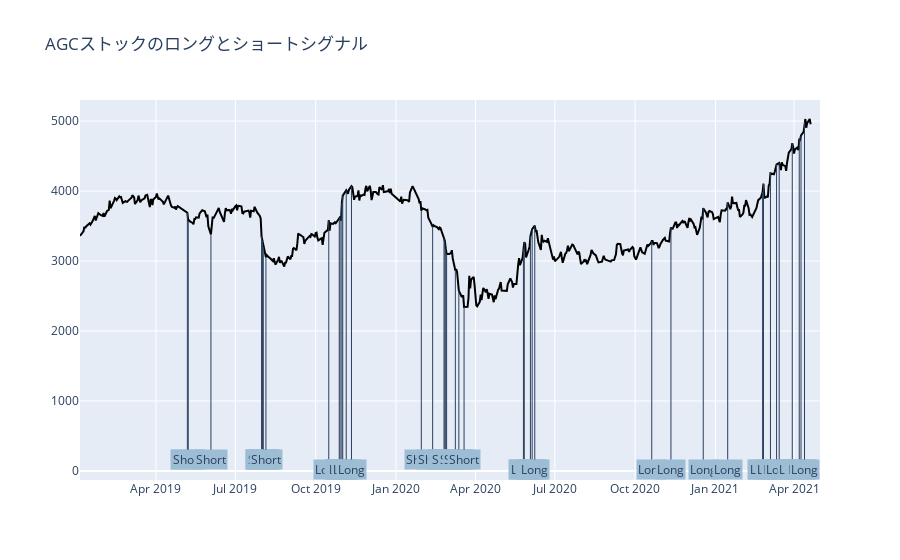

The notebook cell saved with this chart:
### Markdown cell above
### データ可視化
Let's compare the signals you generated against the close prices. This chart will show a lot of signals. Too many in fact. We'll talk about filtering the redundant signals in the next problem. 
生成したシグナルを終値と比較してみましょう。このチャートは多くの(実施には冗長なくらいの)シグナルを示します。このあと冗長なシグナルのフィルタリングについて説明します。

### Code cell
signal = get_long_short(close, lookback_high, lookback_low)
plot_signal(
    close[sample_ticker],
    signal[sample_ticker],
    f'{sample_ticker}ストックのロングとショートシグナル')

### Figure 1 — Plotly figure (JSON) as saved in the notebook; plotly's stock layout.template omitted (floating-point values rounded to 4 significant figures; data arrays with more than 128 entries replaced by an {"elided": "..."} marker saying what was removed)
{"data": [{"line": {"color": "black"}, "name": "Index", "type": "scatter", "x": {"elided": "558 str values"}, "y": {"elided": "558 int values"}}], "layout": {"annotations": [{"ax": 0, "ay": 20, "ayref": "y", "bgcolor": "#9dbdd5", "text": "Long", "x": "2019-10-16T00:00:00", "y": 3585}, {"ax": 0, "ay": 20, "ayref": "y", "bgcolor": "#9dbdd5", "text": "Long", "x": "2019-10-28T00:00:00", "y": 3610}, {"ax": 0, "ay": 20, "ayref": "y", "bgcolor": "#9dbdd5", "text": "Long", "x": "2019-10-29T00:00:00", "y": 3635}, {"ax": 0, "ay": 20, "ayref": "y", "bgcolor": "#9dbdd5", "text": "Long", "x": "2019-10-31T00:00:00", "y": 3830}, {"ax": 0, "ay": 20, "ayref": "y", "bgcolor": "#9dbdd5", "text": "Long", "x": "2019-11-01T00:00:00", "y": 3935}, {"ax": 0, "ay": 20, "ayref": "y", "bgcolor": "#9dbdd5", "text": "Long", "x": "2019-11-05T00:00:00", "y": 4010}, {"ax": 0, "ay": 20, "ayref": "y", "bgcolor": "#9dbdd5", "text": "Long", "x": "2019-11-11T00:00:00", "y": 4070}, {"ax": 0, "ay": 20, "ayref": "y", "bgcolor": "#9dbdd5", "text": "Long", "x": "2020-05-26T00:00:00", "y": 3175}, {"ax": 0, "ay": 20, "ayref": "y", "bgcolor": "#9dbdd5", "text": "Long", "x": "2020-05-27T00:00:00", "y": 3270}, {"ax": 0, "ay": 20, "ayref": "y", "bgcolor": "#9dbdd5", "text": "Long", "x": "2020-06-03T00:00:00", "y": 3355}, {"ax": 0, "ay": 20, "ayref": "y", "bgcolor": "#9dbdd5", "text": "Long", "x": "2020-06-05T00:00:00", "y": 3455}, {"ax": 0, "ay": 20, "ayref": "y", "bgcolor": "#9dbdd5", "text": "Long", "x": "2020-06-08T00:00:00", "y": 3505}, {"ax": 0, "ay": 20, "ayref": "y", "bgcolor": "#9dbdd5", "text": "Long", "x": "2020-10-20T00:00:00", "y": 3285}, {"ax": 0, "ay": 20, "ayref": "y", "bgcolor": "#9dbdd5", "text": "Long", "x": "2020-11-11T00:00:00", "y": 3480}, {"ax": 0, "ay": 20, "ayref": "y", "bgcolor": "#9dbdd5", "text": "Long", "x": "2020-12-18T00:00:00", "y": 3755}, {"ax": 0, "ay": 20, "ayref": "y", "bgcolor": "#9dbdd5", "text": "Long", "x": "2021-01-15T00:00:00", "y": 3840}, {"ax": 0, "ay": 20, "ayref": "y", "bgcolor": "#9dbdd5", "text": "Long", "x": "2021-02-24T00:00:00", "y": 3985}, {"ax": 0, "ay": 20, "ayref": "y", "bgcolor": "#9dbdd5", "text": "Long", "x": "2021-02-25T00:00:00", "y": 4105}, {"ax": 0, "ay": 20, "ayref": "y", "bgcolor": "#9dbdd5", "text": "Long", "x": "2021-03-05T00:00:00", "y": 4255}, {"ax": 0, "ay": 20, "ayref": "y", "bgcolor": "#9dbdd5", "text": "Long", "x": "2021-03-12T00:00:00", "y": 4380}, {"ax": 0, "ay": 20, "ayref": "y", "bgcolor": "#9dbdd5", "text": "Long", "x": "2021-03-15T00:00:00", "y": 4400}, {"ax": 0, "ay": 20, "ayref": "y", "bgcolor": "#9dbdd5", "text": "Long", "x": "2021-03-30T00:00:00", "y": 4685}, {"ax": 0, "ay": 20, "ayref": "y", "bgcolor": "#9dbdd5", "text": "Long", "x": "2021-04-07T00:00:00", "y": 4745}, {"ax": 0, "ay": 20, "ayref": "y", "bgcolor": "#9dbdd5", "text": "Long", "x": "2021-04-09T00:00:00", "y": 4795}, {"ax": 0, "ay": 20, "ayref": "y", "bgcolor": "#9dbdd5", "text": "Long", "x": "2021-04-13T00:00:00", "y": 4985}, {"ax": 0, "ay": 160, "ayref": "y", "bgcolor": "#9dbdd5", "text": "Short", "x": "2019-05-07T00:00:00", "y": 3690}, {"ax": 0, "ay": 160, "ayref": "y", "bgcolor": "#9dbdd5", "text": "Short", "x": "2019-05-08T00:00:00", "y": 3575}, {"ax": 0, "ay": 160, "ayref": "y", "bgcolor": "#9dbdd5", "text": "Short", "x": "2019-06-03T00:00:00", "y": 3380}, {"ax": 0, "ay": 160, "ayref": "y", "bgcolor": "#9dbdd5", "text": "Short", "x": "2019-07-31T00:00:00", "y": 3350}, {"ax": 0, "ay": 160, "ayref": "y", "bgcolor": "#9dbdd5", "text": "Short", "x": "2019-08-01T00:00:00", "y": 3290}, {"ax": 0, "ay": 160, "ayref": "y", "bgcolor": "#9dbdd5", "text": "Short", "x": "2019-08-02T00:00:00", "y": 3200}, {"ax": 0, "ay": 160, "ayref": "y", "bgcolor": "#9dbdd5", "text": "Short", "x": "2019-08-05T00:00:00", "y": 3055}, {"ax": 0, "ay": 160, "ayref": "y", "bgcolor": "#9dbdd5", "text": "Short", "x": "2020-01-30T00:00:00", "y": 3720}, {"ax": 0, "ay": 160, "ayref": "y", "bgcolor": "#9dbdd5", "text": "Short", "x": "2020-02-12T00:00:00", "y": 3490}, {"ax": 0, "ay": 160, "ayref": "y", "bgcolor": "#9dbdd5", "text": "Short", "x": "2020-02-25T00:00:00", "y": 3325}, {"ax": 0, "ay": 160, "ayref": "y", "bgcolor": "#9dbdd5", "text": "Short", "x": "2020-02-26T00:00:00", "y": 3285}, {"ax": 0, "ay": 160, "ayref": "y", "bgcolor": "#9dbdd5", "text": "Short", "x": "2020-02-27T00:00:00", "y": 3180}, {"ax": 0, "ay": 160, "ayref": "y", "bgcolor": "#9dbdd5", "text": "Short", "x": "2020-02-28T00:00:00", "y": 3100}, {"ax": 0, "ay": 160, "ayref": "y", "bgcolor": "#9dbdd5", "text": "Short", "x": "2020-03-09T00:00:00", "y": 2865}, {"ax": 0, "ay": 160, "ayref": "y", "bgcolor": "#9dbdd5", "text": "Short", "x": "2020-03-13T00:00:00", "y": 2576}, {"ax": 0, "ay": 160, "ayref": "y", "bgcolor": "#9dbdd5", "text": "Short", "x": "2020-03-19T00:00:00", "y": 2344}], "title": {"text": "AGCストックのロングとショートシグナル"}}}
